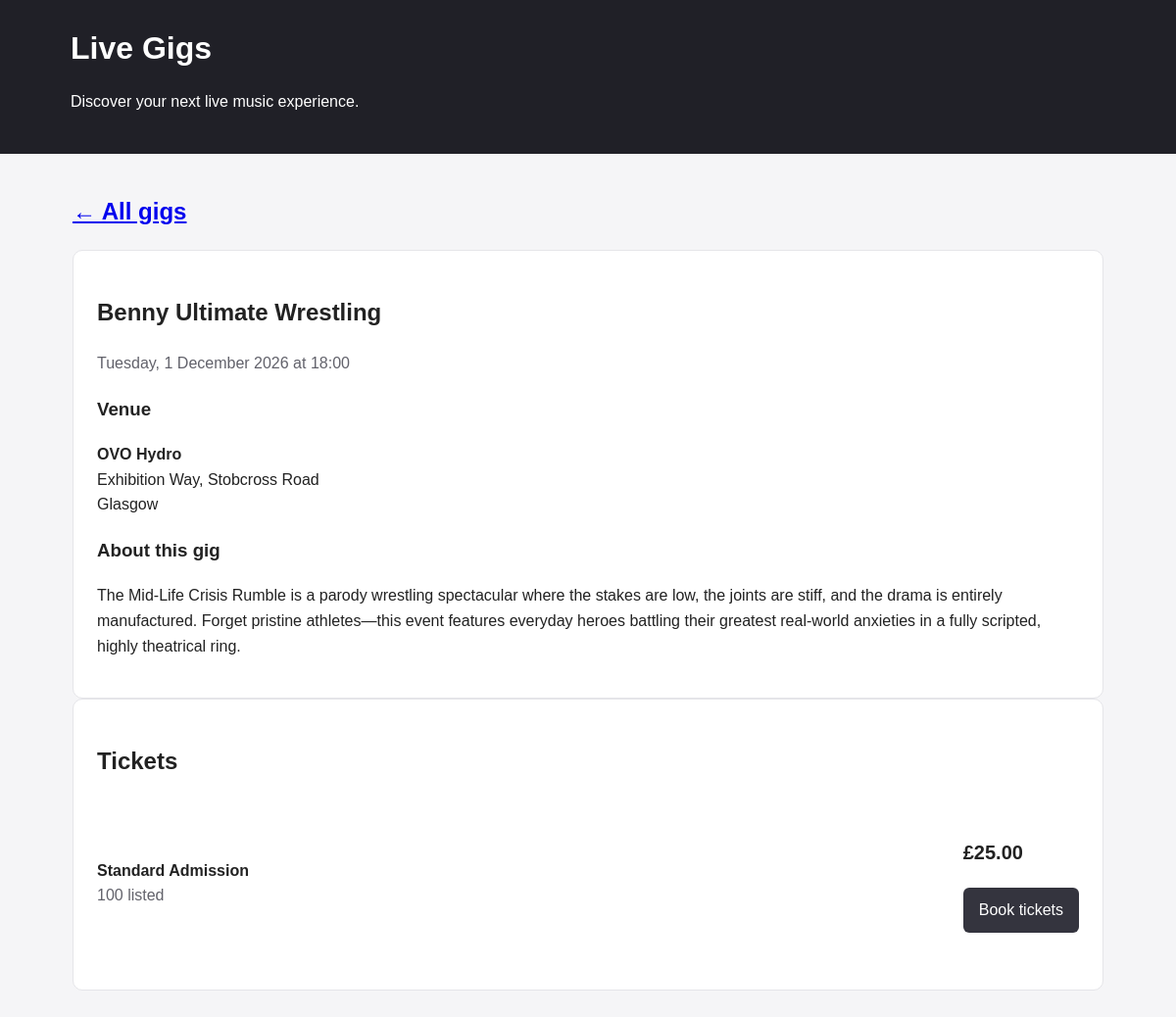
The app's page /1/, older data.
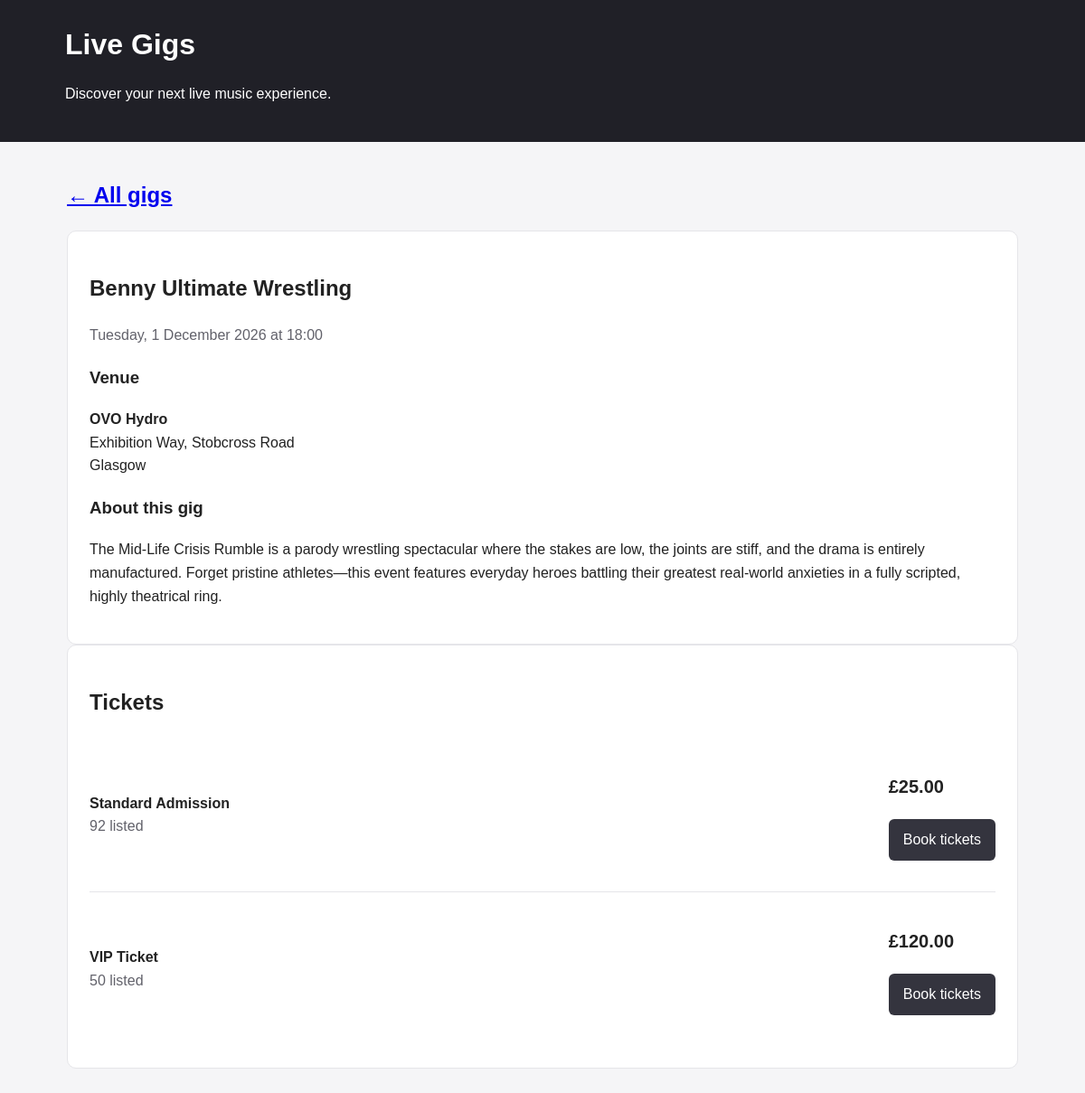
The same page, newer data.
### gigs/models.py (models this page shows, shortened)
class Gig(models.Model):
    title = models.CharField(max_length=200)
    description = models.TextField()
    venue = models.ForeignKey(
        Venue,
        on_delete=models.PROTECT,
        related_name="gigs",
    )
    starts_at = models.DateTimeField()
    published = models.BooleanField(default=False)
    created_at = models.DateTimeField(auto_now_add=True)
    class Meta:
        ordering = ["starts_at"]

class Venue(models.Model):
    name = models.CharField(max_length=150)
    address = models.CharField(max_length=255)
    city = models.CharField(max_length=100)

class TicketType(models.Model):
    gig = models.ForeignKey(
        Gig,
        on_delete=models.CASCADE,
        related_name="ticket_types",
    )
    name = models.CharField(max_length=100)
    price = models.DecimalField(
        max_digits=8,
        decimal_places=2,
        validators=[MinValueValidator(0)],
    )
    quantity_available = models.PositiveBigIntegerField(
        validators=[MinValueValidator(1)],
    )
    class Meta:
        ordering = ["price"]
        constraints = [
            models.UniqueConstraint(
                fields=["gig", "name"],
                name="unique_ticket_type_per_gig",
            ),
        ]

### gigs/views.py (the view)
# urls.py: path("<int:pk>/", views.gig_detail, name="gig_detail"),
def gig_detail(request, pk):
    gig = get_object_or_404(
        Gig.objects
        .filter(published=True)
        .select_related("venue")
        .prefetch_related("ticket_types"),
        pk=pk,
    )
    return render(request, "gigs/gig_detail.html", {"gig": gig})

### gigs/templates/gigs/gig_detail.html (shortened to what this page needs)
{% extends "gigs/base.html" %}
{% block content %}
    <h2>
        <a href="{% url 'gigs:gig_list' %}">← All gigs</a>
    </h2>
    <section class="panel">
        <h2>{{ gig.title }}</h2>
        <p class="muted">
            {{ gig.starts_at|date:"l, j F Y" }}
            at {{ gig.starts_at|date:"H:i" }}
        </p>
        <h3>Venue</h3>
        <p>
            <strong>{{ gig.venue.name }}</strong><br>
            {{ gig.venue.address }}<br>
            {{ gig.venue.city }}
        </p>
        <h3>About this gig</h3>
        <p>{{ gig.description|linebreaksbr }}</p>
    </section>
    <section class="panel">
        <h2>Tickets</h2>
        {% for ticket in gig.ticket_types.all %}
            <div class="ticket">
                <div>
                    <strong>{{ ticket.name }}</strong>
                    <div class="muted">
                        {{ ticket.quantity_available }} listed
                    </div>
                </div>
                <div>
                    <p class="price">
                        £{{ ticket.price|floatformat:2 }}
                    </p>
                    <p>
                        {% if ticket.quantity_available > 0 %}
                            <a
                                class="button"
                                href="{% url 'gigs:book_ticket' gig.pk ticket.pk %}"
                            >
                                Book tickets
                            </a>
                        {% else %}
                            <span class="muted">Sold out</span>
                        {% endif %}
                    </p>
                </div>
            </div>
        {% empty %}
            <p>Tickets are not available yet. Please check back soon.</p>
        {% endfor %}
    </section>
{% endblock %}

### gigs/templates/gigs/base.html (shortened to what this page needs)
{% load static %}
<!DOCTYPE html>
<html lang="en">
<head>
    <link rel="stylesheet" href="{% static 'gigs/css/site.css' %}">
</head>
<body>
    <header class="site-header">
        <h1>
            <a href="{% url 'gigs:gig_list' %}">Live Gigs</a>
        </h1>
        <p>Discover your next live music experience.</p>
    </header>
    <main>
        {% block content %}{% endblock %}
    </main>
</body>
</html>

### gigs/static/gigs/css/site.css (style rules this page uses)
* { box-sizing: border-box; }
body { margin: 0; background: #f5f5f7; color: #222; font-family: Arial, sans-serif; line-height: 1.6; }
.site-header { padding: 24px 6%; background: #202027; color: white; }
.site-header h1 { margin: 0; }
.site-header a { color: white; text-decoration: none; }
main { max-width: 1100px; margin: 40px auto; padding: 0 24px; }
.panel, .gig-card { padding: 24px; background: white; border: 1px solid #e5e5e9; border-radius: 10px; }
.muted, .venue, .date { color: #62626b; }
.price { font-size: 20px; font-weight: bold; }
.ticket { display: flex; justify-content: space-between; align-items: center; gap: 20px; padding: 18px 0; border-bottom: 1px solid #e5e5e9; }
.ticket:last-child { border-bottom: none; }
.button { display: inline-block; padding: 10px 16px; background: #34343e; color: white; text-decoration: none; border-radius: 6px; }

Row changes from the older to the newer data that the page shows:
changed TicketType "Standard Admission": quantity_available "100" → "92"
added TicketType: name "VIP Ticket", quantity_available "50", price "120.00", shows "Book tickets"
